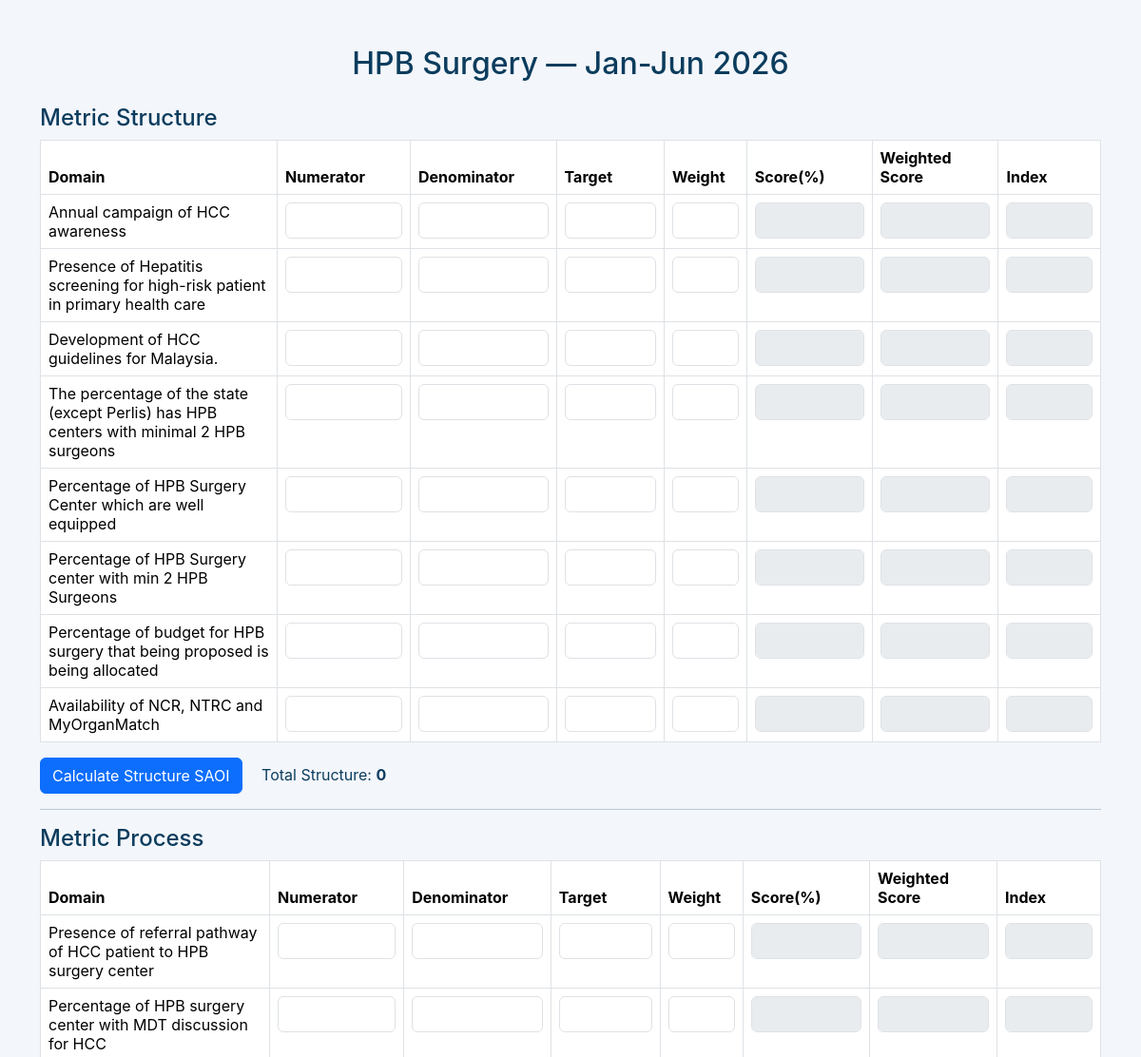
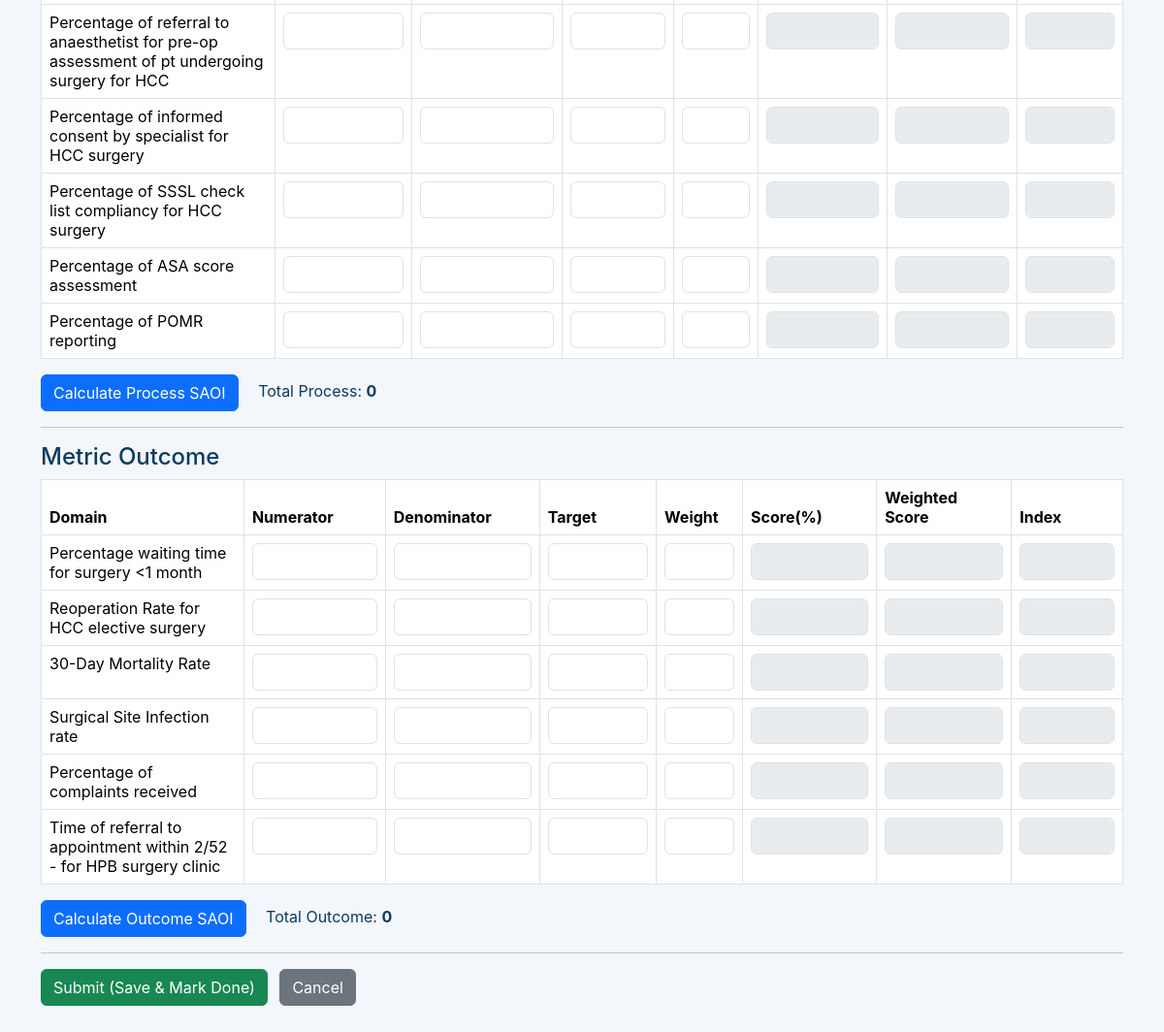
The page /gshepatobiliary/form/1/ (signed in) on the database its author committed (2 pictures, top to bottom).
### accounts/models.py (models this page shows, shortened)
class SurgeryActivity(models.Model):
    fraternity = models.CharField(max_length=100)   # e.g. "General Surgery"
    year = models.IntegerField()
    period = models.CharField(max_length=20)        # "Jan-Jun" / "Jul-Dec"
    status = models.CharField(max_length=20, default="not_started")
    total_structure = models.FloatField(null=True, blank=True)
    total_process = models.FloatField(null=True, blank=True)
    total_outcome = models.FloatField(null=True, blank=True)
    users = models.ManyToManyField(User, blank=True)  # track siapa submit/update
    class Meta:
        unique_together = ('fraternity', 'year', 'period')  # pastikan satu rekod sahaja per period

### accounts/views.py (the view, shortened to what this page needs)
# urls.py: path("gshepatobiliary/form/<int:activity_id>/", views.form_gshepatobiliary, name="form_gshepatobiliary"),
@login_required
def form_gshepatobiliary(request, activity_id):
    profile = getattr(request.user, 'profile', None)
    if not request.user.is_superuser and (not profile or profile.bidang_pembedahan != 'GENERAL SURGERY HEPATOBILIARY'):
        messages.error(request, "You do not have permission to access this form.")
        return redirect('gshepatobiliary_activities')
    activity = get_object_or_404(SurgeryActivity, id=activity_id)
    structure_domains = [
        "Annual campaign of HCC awareness",
        "Presence of Hepatitis screening for high-risk patient in primary health care",
        "Development of HCC guidelines for Malaysia.",
        "The percentage of the state (except Perlis) has HPB centers with minimal 2 HPB surgeons",
        "Percentage of HPB Surgery Center which are well equipped",
        "Percentage of HPB Surgery center with min 2 HPB Surgeons",
        "Percentage of budget for HPB surgery that being proposed is being allocated",
        "Availability of NCR, NTRC and MyOrganMatch"
    ]
    process_domains = [
        "Presence of referral pathway of HCC patient to HPB surgery center",
        "Percentage of HPB surgery center with MDT discussion for HCC",
        "Percentage of referral to anaesthetist for pre-op assessment of pt undergoing surgery for HCC",
        "Percentage of informed consent by specialist for HCC surgery",
        "Percentage of SSSL check list compliancy for HCC surgery",
        "Percentage of ASA score assessment",
        "Percentage of POMR reporting"
    ]
    outcome_domains = [
        "Percentage waiting time for surgery <1 month",
        "Reoperation Rate for HCC elective surgery",
        "30-Day Mortality Rate",
        "Surgical Site Infection rate",
        "Percentage of complaints received",
        "Time of referral to appointment within 2/52 - for HPB surgery clinic"
    ]
    details = SurgeryActivityDetail.objects.filter(activity=activity)
    detail_dict = {}
    return render(request, "accounts/form_gshepatobiliary.html", {
        "activity": activity,
        "structure_domains": structure_domains,
        "process_domains": process_domains,
        "outcome_domains": outcome_domains,
        "detail_dict": detail_dict,
    })

### accounts/templatetags/custom_tags.py (called while the page is built)
@register.filter
def get_item(obj, key):
    if isinstance(obj, dict):
        return obj.get(key)
    return None  # atau '' kalau mahu return string kosong

### accounts/templates/accounts/form_gshepatobiliary.html (shortened to what this page needs)
﻿{% load static %}
{% load custom_tags %}
<!DOCTYPE html>
<html lang="en">
<head>
  <link href="https://cdn.jsdelivr.net/npm/bootstrap@5.3.2/dist/css/bootstrap.min.css" rel="stylesheet">
  <link rel="stylesheet" href="{% static 'css/dashboard.css' %}">
</head>
<body>
<div class="container py-4">
  <h2 class="text-center mb-4">HPB Surgery — {{ activity.period }} {{ activity.year }}</h2>
  <form id="gshepatobiliaryForm" method="POST" novalidate>
    <h4>Metric Structure</h4>
    <table class="table table-bordered">
      <thead>
        <tr><th>Domain</th><th>Numerator</th><th>Denominator</th><th>Target</th><th>Weight</th><th>Score(%)</th><th>Weighted Score</th><th>Index</th></tr>
      </thead>
      <tbody>
      {% for domain in structure_domains %}
        {% with key="structure_"|add:domain %}{% with values=detail_dict|get_item:key %}
        <tr>
          <td>{{ domain }}</td>
          <td><input required type="number" min="0" step="1" class="form-control performances-value" name="structure_performances_{{ forloop.counter }}" value="{{ values.performances|default_if_none:'' }}"></td>
          <td><input required type="number" min="0" step="1" class="form-control denominator-value" name="structure_denominator_{{ forloop.counter }}" value="{{ values.denominator|default_if_none:'' }}"></td>
          <td><input required type="number" min="0" step="1" class="form-control target" name="structure_target_{{ forloop.counter }}" value="{{ values.target|default_if_none:'' }}"></td>
          <td><input required type="number" min="0" max="1" step="0.01" class="form-control weight" name="structure_weight_{{ forloop.counter }}" value="{{ values.weight|default_if_none:'' }}"></td>
          <td><input type="text" class="form-control score" disabled value="{{ values.score|default_if_none:'' }}"></td>
          <td><input type="text" class="form-control weighted-score" disabled value="{{ values.wscore|default_if_none:'' }}"></td>
          <td><input type="text" class="form-control index" disabled value="{{ values.index|default_if_none:'' }}"></td>
        </tr>
        {% endwith %}{% endwith %}
      {% endfor %}
      </tbody>
    </table>
    <div class="mb-3">
      <button type="button" id="calculateStructureBtn" class="btn btn-primary">Calculate Structure SAOI</button>
      <span class="ms-3">Total Structure: <strong id="totalSAOIStructure">{{ activity.total_structure|default_if_none:"0" }}</strong></span>
    </div>
    <hr>
    <h4>Metric Process</h4>
    <table class="table table-bordered">
      <thead>
        <tr><th>Domain</th><th>Numerator</th><th>Denominator</th><th>Target</th><th>Weight</th><th>Score(%)</th><th>Weighted Score</th><th>Index</th></tr>
      </thead>
      <tbody>
      {% for domain in process_domains %}
        {% with key="process_"|add:domain %}{% with values=detail_dict|get_item:key %}
        <tr>
          <td>{{ domain }}</td>
          <td><input required type="number" min="0" step="1" class="form-control performances-value" name="process_performances_{{ forloop.counter }}" value="{{ values.performances|default_if_none:'' }}"></td>
          <td><input required type="number" min="0" step="1" class="form-control denominator-value" name="process_denominator_{{ forloop.counter }}" value="{{ values.denominator|default_if_none:'' }}"></td>
          <td><input required type="number" min="0" step="1" class="form-control target" name="process_target_{{ forloop.counter }}" value="{{ values.target|default_if_none:'' }}"></td>
          <td><input required type="number" min="0" max="1" step="0.01" class="form-control weight" name="process_weight_{{ forloop.counter }}" value="{{ values.weight|default_if_none:'' }}"></td>
          <td><input type="text" class="form-control score" disabled value="{{ values.score|default_if_none:'' }}"></td>
          <td><input type="text" class="form-control weighted-score" disabled value="{{ values.wscore|default_if_none:'' }}"></td>
          <td><input type="text" class="form-control index" disabled value="{{ values.index|default_if_none:'' }}"></td>
        </tr>
        {% endwith %}{% endwith %}
      {% endfor %}
      </tbody>
    </table>
    <div class="mb-3">
      <button type="button" id="calculateProcessBtn" class="btn btn-primary">Calculate Process SAOI</button>
      <span class="ms-3">Total Process: <strong id="totalSAOIProcess">{{ activity.total_process|default_if_none:"0" }}</strong></span>
    </div>
    <hr>
    <h4>Metric Outcome</h4>
    <table class="table table-bordered">
      <thead>
        <tr><th>Domain</th><th>Numerator</th><th>Denominator</th><th>Target</th><th>Weight</th><th>Score(%)</th><th>Weighted Score</th><th>Index</th></tr>
      </thead>
      <tbody>
      {% for domain in outcome_domains %}
        {% with key="outcome_"|add:domain %}{% with values=detail_dict|get_item:key %}
        <tr>
          <td>{{ domain }}</td>
          <td><input required type="number" min="0" step="1" class="form-control performances-value" name="outcome_performances_{{ forloop.counter }}" value="{{ values.performances|default_if_none:'' }}"></td>
          <td><input required type="number" min="0" step="1" class="form-control denominator-value" name="outcome_denominator_{{ forloop.counter }}" value="{{ values.denominator|default_if_none:'' }}"></td>
          <td><input required type="number" min="0" step="1" class="form-control target" name="outcome_target_{{ forloop.counter }}" value="{{ values.target|default_if_none:'' }}"></td>
          <td><input required type="number" min="0" max="1" step="0.01" class="form-control weight" name="outcome_weight_{{ forloop.counter }}" value="{{ values.weight|default_if_none:'' }}"></td>
          <td><input type="text" class="form-control score" disabled value="{{ values.score|default_if_none:'' }}"></td>
          <td><input type="text" class="form-control weighted-score" disabled value="{{ values.wscore|default_if_none:'' }}"></td>
          <td><input type="text" class="form-control index" disabled value="{{ values.index|default_if_none:'' }}"></td>
        </tr>
        {% endwith %}{% endwith %}
      {% endfor %}
      </tbody>
    </table>
    <div class="mb-3">
      <button type="button" id="calculateOutcomeBtn" class="btn btn-primary">Calculate Outcome SAOI</button>
      <span class="ms-3">Total Outcome: <strong id="totalSAOIOutcome">{{ activity.total_outcome|default_if_none:"0" }}</strong></span>
    </div>
    <hr>
    <div class="mb-4">
      <button type="submit" id="submitBtn" class="btn btn-success">Submit (Save & Mark Done)</button>
      <a href="{% url 'gshepatobiliary_activities' %}" class="btn btn-secondary ms-2">Cancel</a>
    </div>
  </form>
</div>
</body>
</html>

### accounts/static/css/dashboard.css (style rules this page uses)
body, .dashboard-container, .header-card, .filter-box, .chart-card, .legend-box, .modern-table, .modern-table thead th, .modern-table tbody td, .btn-back, .btn-theme { color: var(--text-main); }
:root { --bg-main: #f3f6fb; --card-bg: #ffffff; --text-main: #0b3c5d; }
body { background: var(--bg-main); font-family: "Inter", sans-serif; color: var(--text-main); transition: background 0.3s ease; }

### rows shown on the page
SurgeryActivity: period "Jan-Jun", year "2026", total_structure "0", total_process "0", total_outcome "0"

### other values the page prints
{{ domain }} "Annual campaign of HCC awareness" "Presence of Hepatitis screening for high-risk patient in primary health care" "Development of HCC guidelines for Malaysia." "The percentage of the state (except Perlis) has HPB centers with minimal 2 HPB surgeons" "Percentage of HPB Surgery Center which are well equipped" "Percentage of HPB Surgery center with min 2 HPB Surgeons" "Percentage of budget for HPB surgery that being proposed is being allocated" "Availability of NCR, NTRC and MyOrganMatch"
{{ domain }} "Presence of referral pathway of HCC patient to HPB surgery center" "Percentage of HPB surgery center with MDT discussion for HCC" "Percentage of referral to anaesthetist for pre-op assessment of pt undergoing surgery for HCC" "Percentage of informed consent by specialist for HCC surgery" "Percentage of SSSL check list compliancy for HCC surgery" "Percentage of ASA score assessment" "Percentage of POMR reporting"
{{ domain }} "Percentage waiting time for surgery <1 month" "Reoperation Rate for HCC elective surgery" "30-Day Mortality Rate" "Surgical Site Infection rate" "Percentage of complaints received" "Time of referral to appointment within 2/52 - for HPB surgery clinic"
